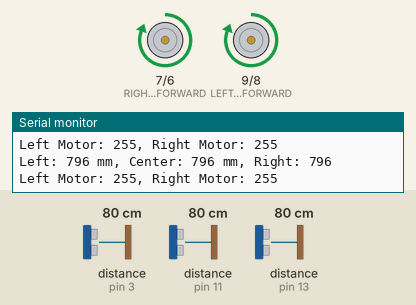
Recording of a sketch running on a simulated Arduino Uno, built with avr-gcc and run on an emulated ATmega328P. Shown: motor-driver pin pairs drawn as motors (green arrow = first pin HIGH = forward, orange = second pin HIGH = backward, longer = more drive, scaled by the enable pin), the last lines printed to the serial monitor. Wiring (inferred from the names in the program): 3 × ultrasonic range finder: trigger pin 2, echo pin 3 / trigger pin 4, echo pin 11 / trigger pin 12, echo pin 13. The inputs (shaded band) are chosen by the test bench; at power-on: distance to the obstacle (sensors on pin 3, pin 11, pin 13) 80 cm. The echo pulse lasts 58.3 µs per cm.

Above: at 4.2 s.
4.3 s: distance to the obstacle (sensor on pin 3) set to 54 cm
5.8 s: distance to the obstacle (sensor on pin 3) set to 46 cm
At 6.03 s:
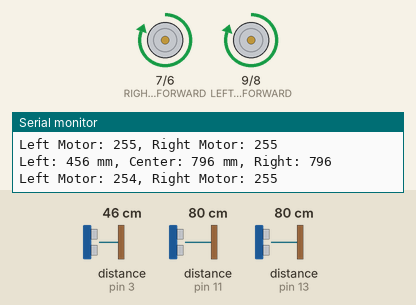
8.8 s: distance to the obstacle (sensor on pin 11) set to 2 cm
At 9.3 s:
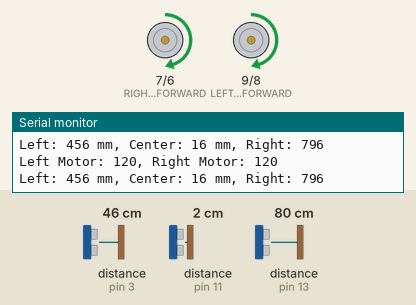
10.4 s: distance to the obstacle (sensor on pin 11) set to 35 cm
At 11.46 s:
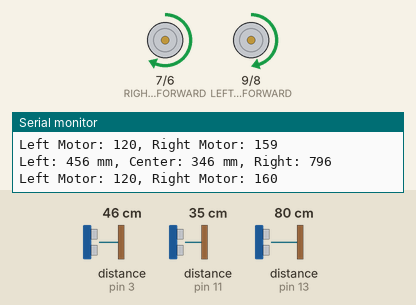
13.4 s: distance to the obstacle (sensor on pin 11) set to 60 cm
At 13.7 s:
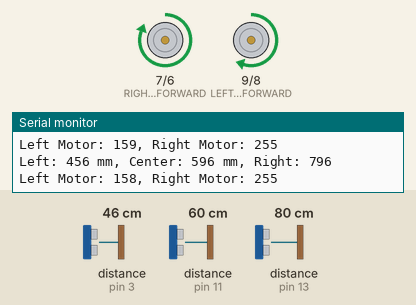
16.4 s: distance to the obstacle (sensor on pin 3) set to 120 cm
Timing chart, 0 to 18.9 s (numbered marks = the images above; inputs shaded):
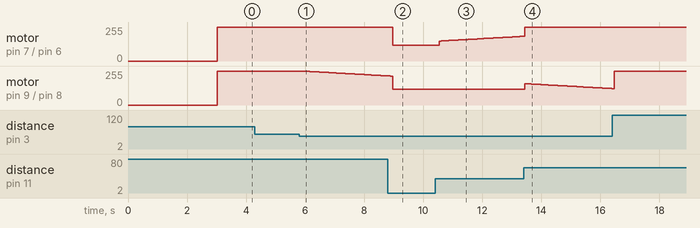

The sketch:

Robot-car.ino
```cpp
// Pin Definitions
const int LEFT_MOTOR_FORWARD = 9; // Pin for driving the left motor forward
const int LEFT_MOTOR_REVERSE = 8; // Pin for driving the left motor in reverse
const int RIGHT_MOTOR_FORWARD = 7; // Pin for driving the right motor forward
const int RIGHT_MOTOR_REVERSE = 6; // Pin for driving the right motor in reverse
const int LEFT_MOTOR_PWM = 5; // PWM pin for left motor speed control
const int RIGHT_MOTOR_PWM = 10; // PWM pin for right motor speed control

const int ULTRASONIC_LEFT_TRIG = 2; // Trigger pin for the left ultrasonic sensor
const int ULTRASONIC_LEFT_ECHO = 3; // Echo pin for the left ultrasonic sensor
const int ULTRASONIC_CENTER_TRIG = 4; // Trigger pin for the center ultrasonic sensor
const int ULTRASONIC_CENTER_ECHO = 11; // Echo pin for the center ultrasonic sensor
const int ULTRASONIC_RIGHT_TRIG = 12; // Trigger pin for the right ultrasonic sensor
const int ULTRASONIC_RIGHT_ECHO = 13; // Echo pin for the right ultrasonic sensor

// Constants
const int MAX_DISTANCE = 1000; // Maximum measurable distance in mm
const int MIN_DISTANCE = 200;  // Minimum safe distance in mm
const int SPEED_OF_SOUND = 343; // Speed of sound in m/s
const int PWM_MIN = 120;       // Minimum PWM speed
const int PWM_MAX = 255;       // Maximum PWM speed
const int SCAN_INTERVAL = 100; // Time between sensor scans in ms
const int BACKUP_DELAY = 200;  // Delay for reverse maneuver in ms
const int SPIN_DELAY = 800;    // Delay for spin maneuver in ms

// Variables
int leftMotorSpeed = 0; // Current speed of the left motor
int rightMotorSpeed = 0; // Current speed of the right motor
int pwmAdjustment = 0; // Adjustment for speed difference between motors
int scanDistances[3] = {0, 0, 0}; // Distances from left, center, and right sensors
unsigned long lastScanTime = 0; // Time of the last sensor scan
unsigned long speedUpdateTime = 0; // Time of the last speed adjustment
bool isReversing = false; // Flag to indicate if the car is in a reversing maneuver

void setup() {
  Serial.begin(9600);
  Serial.println("EnhancedRobotCar Initialized");

  // Motor pin setup
  pinMode(LEFT_MOTOR_FORWARD, OUTPUT);
  pinMode(LEFT_MOTOR_REVERSE, OUTPUT);
  pinMode(RIGHT_MOTOR_FORWARD, OUTPUT);
  pinMode(RIGHT_MOTOR_REVERSE, OUTPUT);
  pinMode(LEFT_MOTOR_PWM, OUTPUT);
  pinMode(RIGHT_MOTOR_PWM, OUTPUT);

  // Ultrasonic sensor pin setup
  pinMode(ULTRASONIC_LEFT_TRIG, OUTPUT);
  pinMode(ULTRASONIC_LEFT_ECHO, INPUT);
  pinMode(ULTRASONIC_CENTER_TRIG, OUTPUT);
  pinMode(ULTRASONIC_CENTER_ECHO, INPUT);
  pinMode(ULTRASONIC_RIGHT_TRIG, OUTPUT);
  pinMode(ULTRASONIC_RIGHT_ECHO, INPUT);

  delay(3000); // Startup delay
}

void loop() {
  performSensorScans(); // Scan the environment using ultrasonic sensors

  if (millis() > speedUpdateTime) {
    adjustSpeedAndDirection(); // Update motor speed and direction
    speedUpdateTime = millis() + 10;
  }

  logDiagnostics(); // Log diagnostic information to Serial Monitor
}

// Perform scans with the ultrasonic sensors
// This function updates the scanDistances array with the current measurements from each sensor
void performSensorScans() {
  if (millis() > lastScanTime) {
    scanDistances[0] = measureDistance(ULTRASONIC_LEFT_TRIG, ULTRASONIC_LEFT_ECHO); // Left sensor
    scanDistances[1] = measureDistance(ULTRASONIC_CENTER_TRIG, ULTRASONIC_CENTER_ECHO); // Center sensor
    scanDistances[2] = measureDistance(ULTRASONIC_RIGHT_TRIG, ULTRASONIC_RIGHT_ECHO); // Right sensor

    lastScanTime = millis() + SCAN_INTERVAL;
  }
}

// Measure distance using an ultrasonic sensor
// Sends a pulse and calculates the distance based on the echo time
int measureDistance(int trigPin, int echoPin) {
  digitalWrite(trigPin, LOW); // Ensure trigger pin is LOW
  delayMicroseconds(2);
  digitalWrite(trigPin, HIGH); // Send a 10-microsecond pulse
  delayMicroseconds(10);
  digitalWrite(trigPin, LOW);

  unsigned long duration = pulseIn(echoPin, HIGH); // Measure pulse duration
  int distance = (duration * SPEED_OF_SOUND / 2000); // Convert to distance in mm

  return constrain(distance, 0, MAX_DISTANCE); // Return constrained distance
}

// Adjust motor speed and direction based on sensor data
// Calculates appropriate speeds and handles obstacle avoidance logic
void adjustSpeedAndDirection() {
  int forwardSpeed = constrain(scanDistances[1] - 255, 0, PWM_MAX); // Adjust speed based on center sensor

  // If too close to obstacles on all sides, perform recovery
  if (scanDistances[0] < MIN_DISTANCE && scanDistances[1] < MIN_DISTANCE && scanDistances[2] < MIN_DISTANCE) {
    performRecoveryManeuver();
    return;
  }

  // Adjust direction based on left and right sensor readings
  if (scanDistances[0] < 500 || scanDistances[2] < 500) {
    pwmAdjustment += (scanDistances[0] > scanDistances[2]) ? 1 : -1;
  } else {
    pwmAdjustment = 0;
  }

  pwmAdjustment = constrain(pwmAdjustment, -200, 200); // Constrain adjustment value

  leftMotorSpeed = constrain(forwardSpeed + pwmAdjustment, PWM_MIN, PWM_MAX); // Calculate left motor speed
  rightMotorSpeed = constrain(forwardSpeed - pwmAdjustment, PWM_MIN, PWM_MAX); // Calculate right motor speed

  driveMotors(leftMotorSpeed, rightMotorSpeed); // Drive the motors
}

// Control the motors
// Sets the motor pins to drive the car forward or in reverse
void driveMotors(int leftSpeed, int rightSpeed) {
  if (!isReversing) {
    digitalWrite(LEFT_MOTOR_FORWARD, HIGH);
    digitalWrite(LEFT_MOTOR_REVERSE, LOW);
    digitalWrite(RIGHT_MOTOR_FORWARD, HIGH);
    digitalWrite(RIGHT_MOTOR_REVERSE, LOW);

    analogWrite(LEFT_MOTOR_PWM, leftSpeed); // Set left motor speed
    analogWrite(RIGHT_MOTOR_PWM, rightSpeed); // Set right motor speed
  }
}

// Perform recovery maneuver when stuck
// Reverses and spins the car to free it from obstacles
void performRecoveryManeuver() {
  isReversing = true;

  // Reverse both motors
  digitalWrite(LEFT_MOTOR_FORWARD, LOW);
  digitalWrite(LEFT_MOTOR_REVERSE, HIGH);
  digitalWrite(RIGHT_MOTOR_FORWARD, LOW);
  digitalWrite(RIGHT_MOTOR_REVERSE, HIGH);

  analogWrite(LEFT_MOTOR_PWM, 200);
  analogWrite(RIGHT_MOTOR_PWM, 200);
  delay(BACKUP_DELAY);

  // Spin the car
  digitalWrite(LEFT_MOTOR_FORWARD, HIGH);
  digitalWrite(LEFT_MOTOR_REVERSE, LOW);
  delay(SPIN_DELAY);

  analogWrite(LEFT_MOTOR_PWM, 0);
  analogWrite(RIGHT_MOTOR_PWM, 0);

  isReversing = false;
  speedUpdateTime = millis() + 1000; // Delay before resuming
}

// Log diagnostic information
// Outputs sensor readings and motor speeds to the Serial Monitor
void logDiagnostics() {
  // Logs diagnostic information to the Serial Monitor for debugging purposes
  Serial.print("Left: ");
  Serial.print(scanDistances[0]);
  Serial.print(" mm, Center: ");
  Serial.print(scanDistances[1]);
  Serial.print(" mm, Right: ");
  Serial.println(scanDistances[2]);

  Serial.print("Left Motor: ");
  Serial.print(leftMotorSpeed);
  Serial.print(", Right Motor: ");
  Serial.println(rightMotorSpeed);
}
```

Measured:
- after the input at 5.8 s, motor on pin 9 (LEFT_MOTOR_FORWARD) / pin 8 (LEFT_MOTOR_REVERSE): moves from forward 255/255 to forward 219/255 over 2.8 s, starting after 0.13 s
- after the input at 8.8 s, motor on pin 7 (RIGHT_MOTOR_FORWARD) / pin 6 (RIGHT_MOTOR_REVERSE): forward 255/255 → forward 120/255 after 0.16 s
- after the input at 10.4 s, motor on pin 7 (RIGHT_MOTOR_FORWARD) / pin 6 (RIGHT_MOTOR_REVERSE): moves from forward 120/255 to forward 185/255 over 2.8 s, starting after 0.15 s
